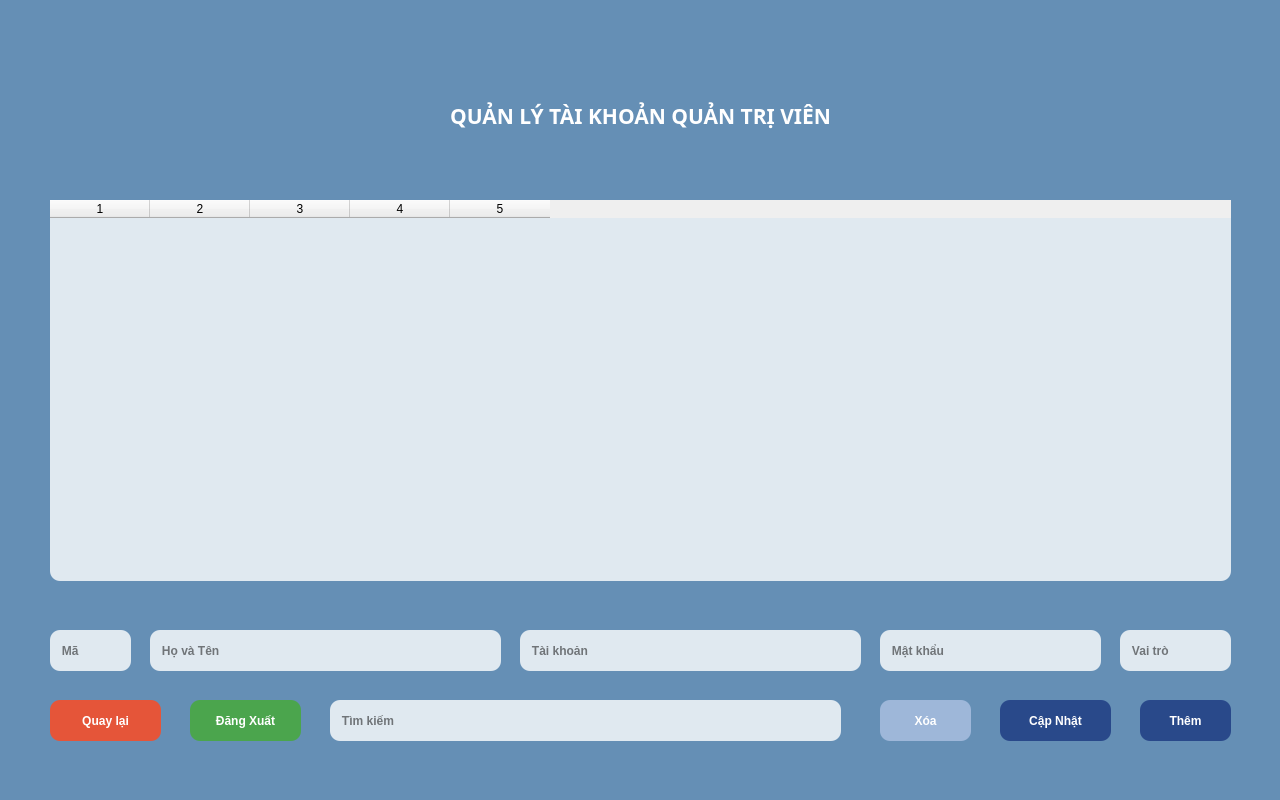
<?xml version="1.0" encoding="UTF-8"?>
<ui version="4.0">
 <class>createadmin_window</class>
 <widget class="QMainWindow" name="createadmin_window">
  <property name="geometry">
   <rect>
    <x>0</x>
    <y>0</y>
    <width>1280</width>
    <height>800</height>
   </rect>
  </property>
  <property name="minimumSize">
   <size>
    <width>1280</width>
    <height>800</height>
   </size>
  </property>
  <property name="maximumSize">
   <size>
    <width>1280</width>
    <height>800</height>
   </size>
  </property>
  <property name="windowTitle">
   <string>BẢNG QUẢN LÝ TÀI KHOẢN QUẢN TRỊ VIÊN</string>
  </property>
  <property name="windowIcon">
   <iconset>
    <normaloff>img/logo.png</normaloff>img/logo.png</iconset>
  </property>
  <widget class="QWidget" name="centralwidget">
   <widget class="QLabel" name="logo">
    <property name="geometry">
     <rect>
      <x>90</x>
      <y>30</y>
      <width>231</width>
      <height>121</height>
     </rect>
    </property>
    <property name="minimumSize">
     <size>
      <width>100</width>
      <height>100</height>
     </size>
    </property>
    <property name="styleSheet">
     <string notr="true"/>
    </property>
    <property name="text">
     <string/>
    </property>
    <property name="pixmap">
     <pixmap>img/logo.png</pixmap>
    </property>
    <property name="scaledContents">
     <bool>true</bool>
    </property>
    <property name="wordWrap">
     <bool>false</bool>
    </property>
    <property name="openExternalLinks">
     <bool>false</bool>
    </property>
   </widget>
   <widget class="QPushButton" name="tittle_window">
    <property name="geometry">
     <rect>
      <x>320</x>
      <y>50</y>
      <width>641</width>
      <height>131</height>
     </rect>
    </property>
    <property name="font">
     <font>
      <family>HungHau</family>
      <pointsize>16</pointsize>
      <weight>75</weight>
      <italic>false</italic>
      <bold>true</bold>
     </font>
    </property>
    <property name="tabletTracking">
     <bool>false</bool>
    </property>
    <property name="styleSheet">
     <string notr="true">QPushButton{
	color: rgb(255, 255, 255);
	font: 75 16pt &quot;HungHau&quot;;
	border-radius: 20px;
	font-weight: bold;
}
QPushButton:hover{
	font: 75 20pt &quot;HungHau&quot;;
	border-radius: 20px;
	font-weight: bold;
}</string>
    </property>
    <property name="text">
     <string>QUẢN LÝ TÀI KHOẢN QUẢN TRỊ VIÊN</string>
    </property>
   </widget>
   <widget class="QPushButton" name="back_button">
    <property name="geometry">
     <rect>
      <x>50</x>
      <y>700</y>
      <width>111</width>
      <height>41</height>
     </rect>
    </property>
    <property name="styleSheet">
     <string notr="true">QPushButton{
	color: rgb(255, 255, 255);
	font: 75 10pt &quot;Tahoma&quot;;
	border-radius: 10px;
	background-color: rgb(236, 82, 51,95%);
	font-weight: bold;
}
QPushButton:hover{
	font: 75 12pt &quot;Tahoma&quot;;
	border-radius: 10px;
	border: 3px solid #EC5233;
	background-color: rgb(236, 82, 51,65%);
	font-weight: bold;
}</string>
    </property>
    <property name="text">
     <string>Quay lại</string>
    </property>
    <property name="autoRepeatDelay">
     <number>300</number>
    </property>
   </widget>
   <widget class="QPushButton" name="delete_button">
    <property name="geometry">
     <rect>
      <x>880</x>
      <y>700</y>
      <width>91</width>
      <height>41</height>
     </rect>
    </property>
    <property name="styleSheet">
     <string notr="true">QPushButton{
	color: rgb(255,255,255);
	font: 75 10pt &quot;Tahoma&quot;;
	border-radius: 10px;
	background-color: rgb(177, 196, 229,75%);
	font-weight: bold;
}
QPushButton:hover{
	font: 75 12pt &quot;Tahoma&quot;;
	border-radius: 10px;
	border: 3px solid #b1c4e5;
	background-color: rgb(177, 196, 229,60%);
	font-weight: bold;
}</string>
    </property>
    <property name="text">
     <string>Xóa</string>
    </property>
    <property name="autoRepeatDelay">
     <number>300</number>
    </property>
   </widget>
   <widget class="QPushButton" name="update_button">
    <property name="geometry">
     <rect>
      <x>1000</x>
      <y>700</y>
      <width>111</width>
      <height>41</height>
     </rect>
    </property>
    <property name="styleSheet">
     <string notr="true">QPushButton{
	font: 75 10pt &quot;Tahoma&quot;;
	border-radius: 10px;
	background-color: rgba(34,65,134,90%);
	color: rgb(255, 255, 255);
	font-weight: bold;
}
QPushButton:hover{
	font: 75 12pt &quot;Tahoma&quot;;
	border-radius: 10px;
	border: 3px solid rgb(59,108,212);
	background-color: rgba(59,108,212,65%);
	font-weight: bold;
}</string>
    </property>
    <property name="text">
     <string>Cập Nhật</string>
    </property>
    <property name="autoRepeatDelay">
     <number>300</number>
    </property>
   </widget>
   <widget class="QPushButton" name="add_button">
    <property name="geometry">
     <rect>
      <x>1140</x>
      <y>700</y>
      <width>91</width>
      <height>41</height>
     </rect>
    </property>
    <property name="styleSheet">
     <string notr="true">QPushButton{
	font: 75 10pt &quot;Tahoma&quot;;
	border-radius: 10px;
	background-color: rgba(34,65,134,90%);
	color: rgb(255, 255, 255);
	font-weight: bold;
}
QPushButton:hover{
	font: 75 12pt &quot;Tahoma&quot;;
	border-radius: 10px;
	border: 3px solid rgb(59,108,212);
	background-color: rgba(59,108,212,65%);
	font-weight: bold;
}</string>
    </property>
    <property name="text">
     <string>Thêm</string>
    </property>
    <property name="autoRepeatDelay">
     <number>300</number>
    </property>
   </widget>
   <widget class="QTableWidget" name="datatable">
    <property name="geometry">
     <rect>
      <x>50</x>
      <y>200</y>
      <width>1181</width>
      <height>381</height>
     </rect>
    </property>
    <property name="styleSheet">
     <string notr="true">QTableWidget{
	font: 75 10pt &quot;Tahoma&quot;;
	border-radius: 10px;
	background-color: rgba(255, 255, 255,80%);
	font-weight: bold;
}

QTableWidget:hover{
	font: 75 12pt &quot;Tahoma&quot;;
	border: 2px solid #92D050;
	background-color: rgba(255, 255, 255,90%);
	font-weight: bold;
}</string>
    </property>
    <property name="editTriggers">
     <set>QAbstractItemView::SelectedClicked</set>
    </property>
    <property name="columnCount">
     <number>5</number>
    </property>
    <column/>
    <column/>
    <column/>
    <column/>
    <column/>
   </widget>
   <widget class="QLabel" name="background">
    <property name="geometry">
     <rect>
      <x>0</x>
      <y>0</y>
      <width>1280</width>
      <height>800</height>
     </rect>
    </property>
    <property name="minimumSize">
     <size>
      <width>1200</width>
      <height>650</height>
     </size>
    </property>
    <property name="mouseTracking">
     <bool>false</bool>
    </property>
    <property name="tabletTracking">
     <bool>false</bool>
    </property>
    <property name="focusPolicy">
     <enum>Qt::NoFocus</enum>
    </property>
    <property name="contextMenuPolicy">
     <enum>Qt::NoContextMenu</enum>
    </property>
    <property name="autoFillBackground">
     <bool>false</bool>
    </property>
    <property name="styleSheet">
     <string notr="true"/>
    </property>
    <property name="text">
     <string/>
    </property>
    <property name="pixmap">
     <pixmap>img/background.jpg</pixmap>
    </property>
    <property name="scaledContents">
     <bool>true</bool>
    </property>
   </widget>
   <widget class="QLabel" name="background_fillter">
    <property name="geometry">
     <rect>
      <x>0</x>
      <y>0</y>
      <width>1280</width>
      <height>800</height>
     </rect>
    </property>
    <property name="minimumSize">
     <size>
      <width>1280</width>
      <height>800</height>
     </size>
    </property>
    <property name="maximumSize">
     <size>
      <width>1280</width>
      <height>800</height>
     </size>
    </property>
    <property name="mouseTracking">
     <bool>false</bool>
    </property>
    <property name="tabletTracking">
     <bool>false</bool>
    </property>
    <property name="focusPolicy">
     <enum>Qt::NoFocus</enum>
    </property>
    <property name="contextMenuPolicy">
     <enum>Qt::NoContextMenu</enum>
    </property>
    <property name="autoFillBackground">
     <bool>false</bool>
    </property>
    <property name="styleSheet">
     <string notr="true">QLabel{
	background: rgb(8, 78, 142,60%);
}</string>
    </property>
    <property name="text">
     <string/>
    </property>
   </widget>
   <widget class="QPushButton" name="logout_button">
    <property name="geometry">
     <rect>
      <x>190</x>
      <y>700</y>
      <width>111</width>
      <height>41</height>
     </rect>
    </property>
    <property name="styleSheet">
     <string notr="true">QPushButton{
	color: rgb(255, 255, 255);
	font: 75 10pt &quot;Tahoma&quot;;
	border-radius: 10px;
	background-color: rgba(74,167,72,95%);
	font-weight: bold;
}
QPushButton:hover{
	font: 75 12pt &quot;Tahoma&quot;;
	border-radius: 10px;
	border: 3px solid #4AA748;
	background-color: rgba(132,193,65,65%);
	font-weight: bold;
}</string>
    </property>
    <property name="text">
     <string>Đăng Xuất</string>
    </property>
    <property name="autoRepeatDelay">
     <number>300</number>
    </property>
   </widget>
   <widget class="QLineEdit" name="search_input">
    <property name="geometry">
     <rect>
      <x>330</x>
      <y>700</y>
      <width>511</width>
      <height>41</height>
     </rect>
    </property>
    <property name="styleSheet">
     <string notr="true">QLineEdit{
	font: 75 10pt &quot;HungHau&quot;;
	border-radius: 10px;
	background-color: rgba(255, 255, 255,80%);
	font-weight: bold;
}

QLineEdit:hover{
	font: 75 12pt &quot;HungHau&quot;;
	border: 2px solid #92D050;
	background-color: rgba(255, 255, 255,90%);
	font-weight: bold;
}</string>
    </property>
    <property name="text">
     <string/>
    </property>
    <property name="echoMode">
     <enum>QLineEdit::Normal</enum>
    </property>
    <property name="cursorPosition">
     <number>0</number>
    </property>
    <property name="alignment">
     <set>Qt::AlignLeading|Qt::AlignLeft|Qt::AlignVCenter</set>
    </property>
    <property name="placeholderText">
     <string>   Tìm kiếm</string>
    </property>
   </widget>
   <widget class="QLineEdit" name="fullname_input">
    <property name="geometry">
     <rect>
      <x>150</x>
      <y>630</y>
      <width>351</width>
      <height>41</height>
     </rect>
    </property>
    <property name="styleSheet">
     <string notr="true">QLineEdit{
	font: 75 10pt &quot;HungHau&quot;;
	border-radius: 10px;
	background-color: rgba(255, 255, 255,80%);
	font-weight: bold;
}

QLineEdit:hover{
	font: 75 12pt &quot;HungHau&quot;;
	border: 2px solid #92D050;
	background-color: rgba(255, 255, 255,90%);
	font-weight: bold;
}</string>
    </property>
    <property name="text">
     <string/>
    </property>
    <property name="echoMode">
     <enum>QLineEdit::Normal</enum>
    </property>
    <property name="cursorPosition">
     <number>0</number>
    </property>
    <property name="alignment">
     <set>Qt::AlignLeading|Qt::AlignLeft|Qt::AlignVCenter</set>
    </property>
    <property name="placeholderText">
     <string>   Họ và Tên</string>
    </property>
   </widget>
   <widget class="QLineEdit" name="password_input">
    <property name="geometry">
     <rect>
      <x>880</x>
      <y>630</y>
      <width>221</width>
      <height>41</height>
     </rect>
    </property>
    <property name="styleSheet">
     <string notr="true">QLineEdit{
	font: 75 10pt &quot;HungHau&quot;;
	border-radius: 10px;
	background-color: rgba(255, 255, 255,80%);
	font-weight: bold;
}

QLineEdit:hover{
	font: 75 12pt &quot;HungHau&quot;;
	border: 2px solid #92D050;
	background-color: rgba(255, 255, 255,90%);
	font-weight: bold;
}</string>
    </property>
    <property name="text">
     <string/>
    </property>
    <property name="echoMode">
     <enum>QLineEdit::Normal</enum>
    </property>
    <property name="cursorPosition">
     <number>0</number>
    </property>
    <property name="alignment">
     <set>Qt::AlignLeading|Qt::AlignLeft|Qt::AlignVCenter</set>
    </property>
    <property name="placeholderText">
     <string>   Mật khẩu</string>
    </property>
   </widget>
   <widget class="QLineEdit" name="account_input">
    <property name="geometry">
     <rect>
      <x>520</x>
      <y>630</y>
      <width>341</width>
      <height>41</height>
     </rect>
    </property>
    <property name="styleSheet">
     <string notr="true">QLineEdit{
	font: 75 10pt &quot;HungHau&quot;;
	border-radius: 10px;
	background-color: rgba(255, 255, 255,80%);
	font-weight: bold;
}

QLineEdit:hover{
	font: 75 12pt &quot;HungHau&quot;;
	border: 2px solid #92D050;
	background-color: rgba(255, 255, 255,90%);
	font-weight: bold;
}</string>
    </property>
    <property name="text">
     <string/>
    </property>
    <property name="echoMode">
     <enum>QLineEdit::Normal</enum>
    </property>
    <property name="cursorPosition">
     <number>0</number>
    </property>
    <property name="alignment">
     <set>Qt::AlignLeading|Qt::AlignLeft|Qt::AlignVCenter</set>
    </property>
    <property name="placeholderText">
     <string>   Tài khoản</string>
    </property>
   </widget>
   <widget class="QLineEdit" name="id_input">
    <property name="enabled">
     <bool>false</bool>
    </property>
    <property name="geometry">
     <rect>
      <x>50</x>
      <y>630</y>
      <width>81</width>
      <height>41</height>
     </rect>
    </property>
    <property name="styleSheet">
     <string notr="true">QLineEdit{
	font: 75 10pt &quot;Tahoma&quot;;
	border-radius: 10px;
	background-color: rgba(255, 255, 255,80%);
	font-weight: bold;
}

QLineEdit:hover{
	font: 75 12pt &quot;Tahoma&quot;;
	border: 2px solid #92D050;
	background-color: rgba(255, 255, 255,90%);
	font-weight: bold;
}</string>
    </property>
    <property name="text">
     <string/>
    </property>
    <property name="echoMode">
     <enum>QLineEdit::Normal</enum>
    </property>
    <property name="cursorPosition">
     <number>0</number>
    </property>
    <property name="alignment">
     <set>Qt::AlignLeading|Qt::AlignLeft|Qt::AlignVCenter</set>
    </property>
    <property name="placeholderText">
     <string>   Mã</string>
    </property>
   </widget>
   <widget class="QLineEdit" name="role_input">
    <property name="geometry">
     <rect>
      <x>1120</x>
      <y>630</y>
      <width>111</width>
      <height>41</height>
     </rect>
    </property>
    <property name="styleSheet">
     <string notr="true">QLineEdit{
	font: 75 10pt &quot;HungHau&quot;;
	border-radius: 10px;
	background-color: rgba(255, 255, 255,80%);
	font-weight: bold;
}

QLineEdit:hover{
	font: 75 12pt &quot;HungHau&quot;;
	border: 2px solid #92D050;
	background-color: rgba(255, 255, 255,90%);
	font-weight: bold;
}</string>
    </property>
    <property name="text">
     <string/>
    </property>
    <property name="echoMode">
     <enum>QLineEdit::Normal</enum>
    </property>
    <property name="cursorPosition">
     <number>0</number>
    </property>
    <property name="alignment">
     <set>Qt::AlignLeading|Qt::AlignLeft|Qt::AlignVCenter</set>
    </property>
    <property name="placeholderText">
     <string>   Vai trò</string>
    </property>
   </widget>
   <zorder>background</zorder>
   <zorder>background_fillter</zorder>
   <zorder>logo</zorder>
   <zorder>tittle_window</zorder>
   <zorder>back_button</zorder>
   <zorder>delete_button</zorder>
   <zorder>update_button</zorder>
   <zorder>add_button</zorder>
   <zorder>datatable</zorder>
   <zorder>logout_button</zorder>
   <zorder>search_input</zorder>
   <zorder>fullname_input</zorder>
   <zorder>password_input</zorder>
   <zorder>account_input</zorder>
   <zorder>id_input</zorder>
   <zorder>role_input</zorder>
  </widget>
 </widget>
 <tabstops>
  <tabstop>fullname_input</tabstop>
  <tabstop>account_input</tabstop>
  <tabstop>password_input</tabstop>
  <tabstop>search_input</tabstop>
  <tabstop>delete_button</tabstop>
  <tabstop>update_button</tabstop>
  <tabstop>add_button</tabstop>
  <tabstop>back_button</tabstop>
  <tabstop>logout_button</tabstop>
  <tabstop>datatable</tabstop>
  <tabstop>tittle_window</tabstop>
 </tabstops>
 <resources/>
 <connections/>
</ui>
